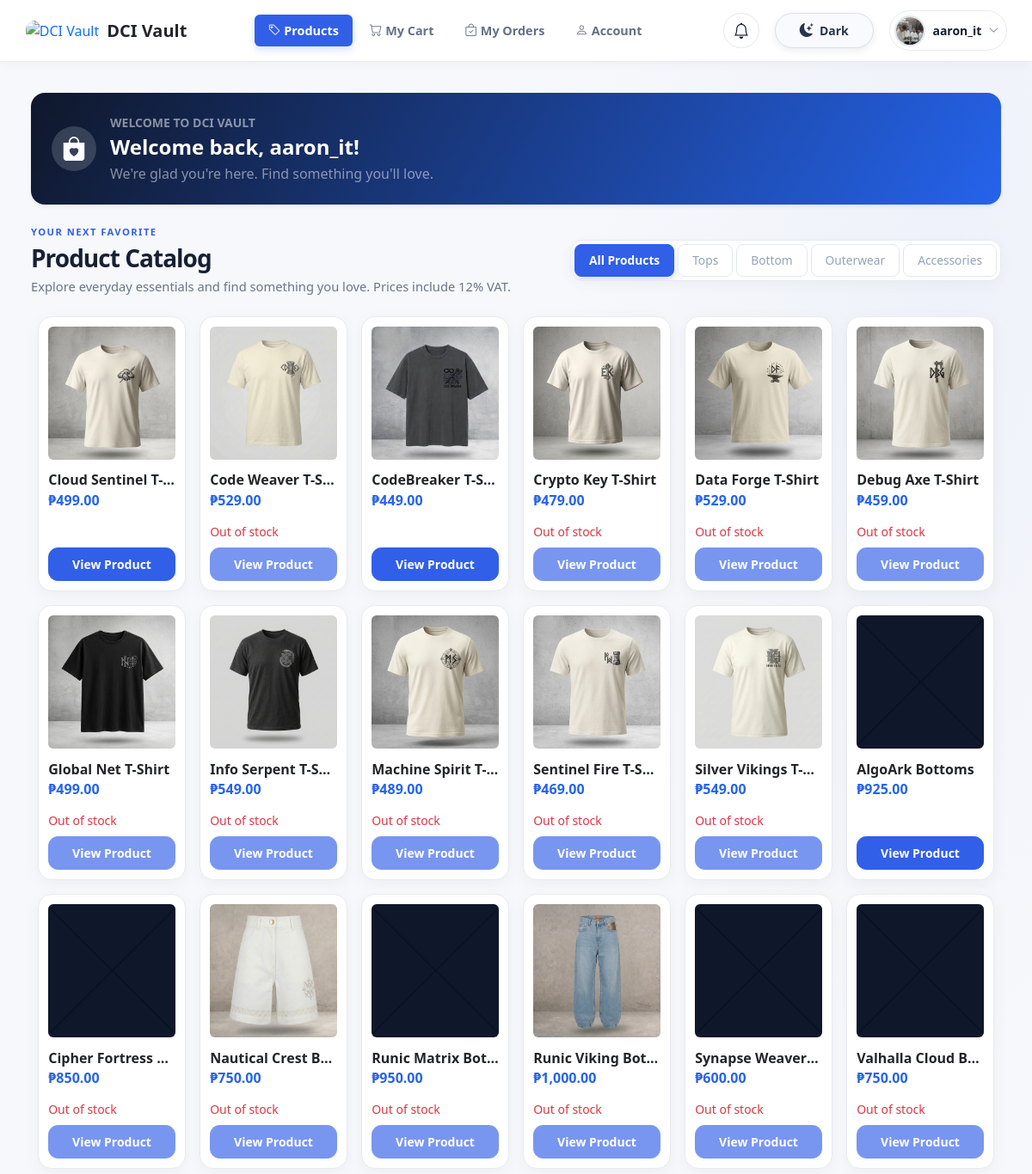
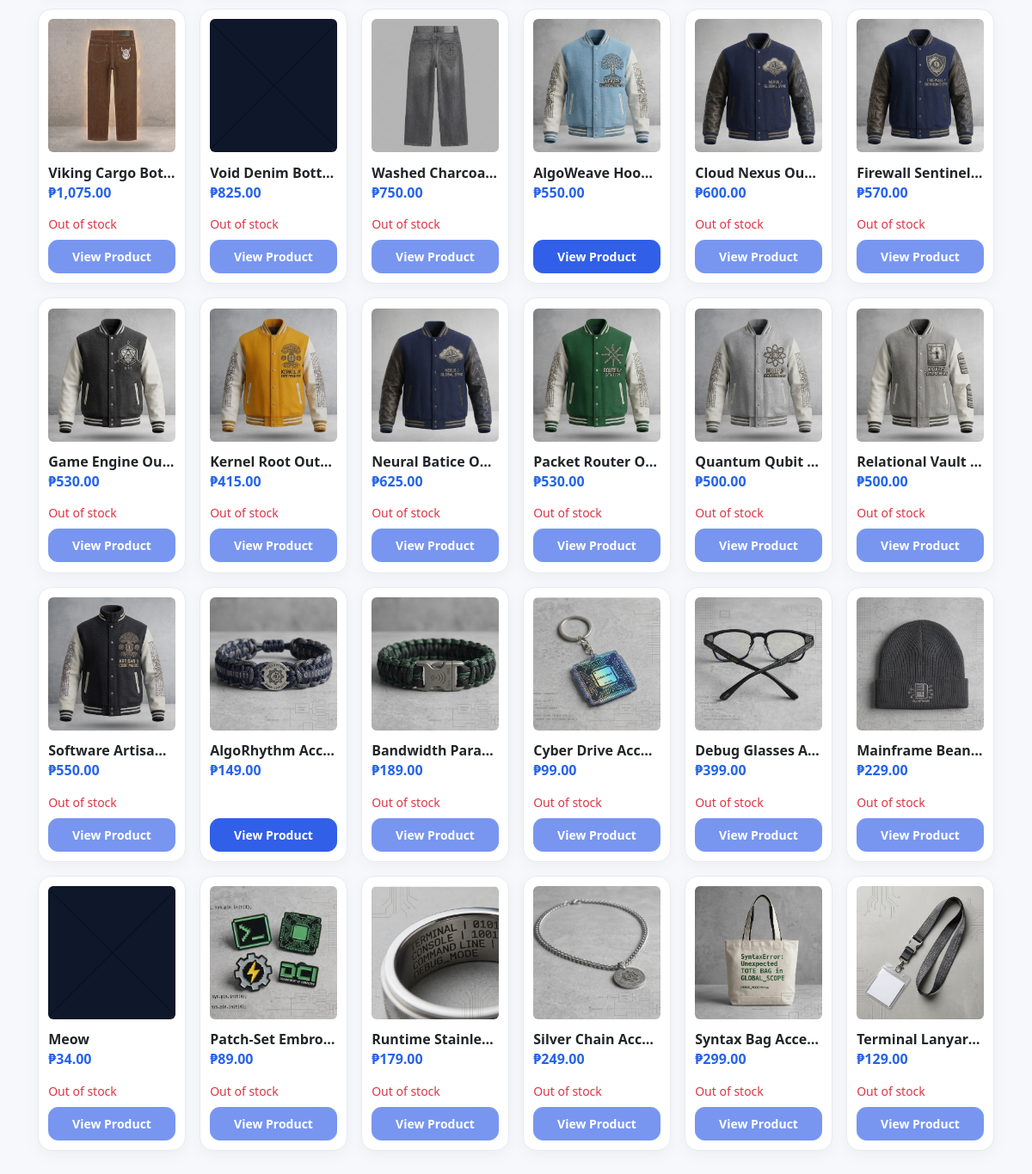
Screenshot of /cstmr-prod.php (signed in) with the database file from the repository (2 pictures, top to bottom).
### tables this page shows
CREATE TABLE `users` (
  `user_id` int(11) NOT NULL,
  `first_name` varchar(100) NOT NULL,
  `middle_name` varchar(100) NOT NULL,
  `last_name` varchar(100) NOT NULL,
  `username` varchar(50) NOT NULL,
  `password` varchar(255) NOT NULL,
  `contact_no` varchar(20) NOT NULL,
  `street` varchar(150) NOT NULL,
  `barangay` varchar(100) NOT NULL,
  `city` varchar(100) NOT NULL,
  `province` varchar(100) NOT NULL,
  `postal` varchar(10) NOT NULL,
  `position` int(11) NOT NULL DEFAULT '1',
  `is_active` tinyint(1) NOT NULL DEFAULT '1',
  `verification_status` enum('Pending','Approved','Rejected') NOT NULL DEFAULT 'Pending',
  `id_document` varchar(64) DEFAULT NULL,
  `avatar` varchar(255) DEFAULT NULL
);

CREATE TABLE `products` (
  `product_id` int(11) NOT NULL,
  `category_id` int(11) NOT NULL,
  `name` varchar(150) NOT NULL,
  `description` text,
  `price` decimal(10,2) NOT NULL COMMENT 'VAT-inclusive retail price; VAT portion is 12/112 of this amount',
  `sku` varchar(60) DEFAULT NULL,
  `is_active` tinyint(1) NOT NULL DEFAULT '1',
  `created_at` timestamp NOT NULL DEFAULT CURRENT_TIMESTAMP,
  `updated_at` timestamp NOT NULL DEFAULT CURRENT_TIMESTAMP ON UPDATE CURRENT_TIMESTAMP
);

CREATE TABLE `product_images` (
  `image_id` int(11) NOT NULL,
  `product_id` int(11) NOT NULL,
  `image_url` varchar(255) NOT NULL,
  `view_label` varchar(40) NOT NULL DEFAULT 'Front',
  `sort_order` int(11) NOT NULL DEFAULT '0'
);

### customer-session.php (called while the page is built, shortened)
<?php
$userId = (int) ($_SESSION['user_id'] ?? 0);
require_once __DIR__ . DIRECTORY_SEPARATOR . 'connect.php';
$headerUserStmt = $conn->prepare(
    'SELECT username, position, is_active, verification_status
     FROM users WHERE user_id = ?'
);
$headerUserStmt->bind_param('i', $userId);
if (!$headerUserStmt->execute()) {
    die('Customer session query error: ' . $headerUserStmt->error);
}
$headerUser = $headerUserStmt->get_result()->fetch_assoc();
$customerHeaderUsername = $headerUser['username'];
$avatarDirectory = __DIR__ . DIRECTORY_SEPARATOR . 'uploads' . DIRECTORY_SEPARATOR . 'avatars';
foreach (['jpg', 'png', 'webp'] as $avatarExtension) {
    $avatarFilename = 'user_' . $userId . '.' . $avatarExtension;
    $avatarPath = $avatarDirectory . DIRECTORY_SEPARATOR . $avatarFilename;
    if (is_file($avatarPath)) {
        $customerAvatarUrl = 'uploads/avatars/' . $avatarFilename . '?v=' . filemtime($avatarPath);
        break;
    }
}
$customerEscape = function ($value) {
    return htmlspecialchars((string) $value, ENT_QUOTES, 'UTF-8');
};

### cstmr-prod.php (the view, shortened to what this page needs)
<?php
require_once 'customer-session.php';
$customerName = trim($customerHeaderUsername);
$profileName = $customerName !== '' ? $customerName : 'Customer';
$welcomeMessage = $customerName !== ''
    ? 'Welcome back, ' . $customerName . '!'
    : 'Welcome to DCI Vault!';
$catalogProducts = [];
$catalogContains = static function ($value, $part) {
    return strpos((string) $value, (string) $part) !== false;
};
$productResult = $conn->query("SELECT p.product_id, p.name, p.description, p.price, c.name AS category_name, c.slug AS category_slug FROM products p JOIN categories c ON c.category_id = p.category_id WHERE p.is_active = 1 AND c.is_active = 1 ORDER BY FIELD(c.slug, 'tshirt', 'bottom', 'outerwear', 'accessory'), p.name");
if ($productResult) {
    while ($product = $productResult->fetch_assoc()) {
        $product['images'] = ['front' => '', 'back' => '', 'side' => ''];
        $product['sizes'] = [];
        $product['variants'] = [];
        $catalogProducts[(int) $product['product_id']] = $product;
    }
}
$imageResult = $conn->query('SELECT product_id, image_url, view_label FROM product_images ORDER BY sort_order, image_id');
if ($imageResult) {
    while ($image = $imageResult->fetch_assoc()) {
        $id = (int) $image['product_id'];
        if (!isset($catalogProducts[$id])) continue;
        $label = strtolower(trim((string) $image['view_label']));
        $url = trim((string) $image['image_url']);
        if ($catalogContains($label, 'front') && $catalogProducts[$id]['images']['front'] === '') $catalogProducts[$id]['images']['front'] = $url;
        elseif ($catalogContains($label, 'back') && $catalogProducts[$id]['images']['back'] === '') $catalogProducts[$id]['images']['back'] = $url;
        elseif (($catalogContains($label, 'side') || $catalogContains($label, '3/4') || $catalogContains($label, 'three quarter') || $catalogContains($label, 'detail') || $catalogContains($label, 'zoom')) && $catalogProducts[$id]['images']['side'] === '') $catalogProducts[$id]['images']['side'] = $url;
    }
}
$variantResult = $conn->query(
    'SELECT product_id, size, SUM(stock_quantity) AS stock_quantity
     FROM product_variants
     WHERE is_active = 1
     GROUP BY product_id, size
     ORDER BY product_id, size'
);
if ($variantResult) {
    while ($variant = $variantResult->fetch_assoc()) {
        $id = (int) $variant['product_id'];
        if (isset($catalogProducts[$id])) {
            $catalogProducts[$id]['sizes'][] = $variant['size'];
            $catalogProducts[$id]['variants'][] = [
                'size' => $variant['size'],
                'stock' => (int) $variant['stock_quantity']
            ];
        }
    }
}
$catalogEscape = static function ($value) {
    return htmlspecialchars((string) $value, ENT_QUOTES, 'UTF-8');
};
?>
<!DOCTYPE html>
<html lang="en">
<head>
    <link href="https://cdn.jsdelivr.net/npm/bootstrap@5.3.3/dist/css/bootstrap.min.css" rel="stylesheet">
    <link rel="stylesheet" href="https://cdn.jsdelivr.net/npm/bootstrap-icons@1.11.3/font/bootstrap-icons.min.css">
    <link rel="stylesheet" href="style/style.css?v=customer-modal-carousel-5">
</head>
<body class="customer-page customer-products-page vh-100 overflow-hidden d-flex flex-column bg-light"
    data-customer-id="<?php echo (int) $userId; ?>">
    <header class="main-header d-flex flex-row align-items-center justify-content-between flex-shrink-0 px-4 py-2 gap-3 bg-white border-bottom">
        <div class="main-name d-flex align-items-center gap-2">
            <a class="text-decoration-none" href="cstmr-prod.php">
                <img src="assets/logo.png" alt="DCI Vault" class="brand-logo">
            </a>
            <a class="text-decoration-none" href="cstmr-prod.php">
                <span class="fw-bold fs-5 text-dark">DCI Vault</span>
            </a>
        </div>
        <nav class="customer-nav d-flex align-items-center gap-1" aria-label="Customer navigation">
            <a class="nav-link px-3 py-2 rounded fw-semibold active text-white" href="cstmr-prod.php" style="background-color: var(--contrast-primary, #2563EB);">
                <i class="bi bi-tag me-1"></i>Products
            </a>
            <a class="nav-link px-3 py-2 rounded text-secondary hover-dark" href="cstmr-cart.php">
                <i class="bi bi-cart me-1"></i>My Cart
            </a>
            <a class="nav-link px-3 py-2 rounded text-secondary hover-dark" href="cstmr-order.php">
                <i class="bi bi-bag-check me-1"></i>My Orders
            </a>
            <a class="nav-link px-3 py-2 rounded text-secondary hover-dark" href="cstmr-account.php">
                <i class="bi bi-person me-1"></i>Account
            </a>
        </nav>
        <?php $notificationRole = 'customer'; require __DIR__ . DIRECTORY_SEPARATOR . 'notification-widget.php'; ?>
        <div class="customer-header-actions d-flex align-items-center gap-2">
            <div class="dropdown">
                <button class="customer-profile-toggle d-flex align-items-center gap-2" type="button" data-bs-toggle="dropdown" aria-expanded="false" aria-label="Open profile menu">
                    <img id="empAvatar" data-session-managed="true" src="<?php echo $customerEscape($customerAvatarUrl); ?>" alt="" class="user-avatar rounded-circle object-fit-cover" width="40" height="40">
                    <span id="userName" data-session-managed="true" class="customer-profile-name"><?php echo $customerEscape($profileName); ?></span>
                    <i class="bi bi-chevron-down customer-profile-chevron" aria-hidden="true"></i>
                </button>
            </div>
        </div>
    </header>
    <div class="d-flex flex-row flex-grow-1 overflow-hidden">
        <main class="main-control customer-main flex-grow-1 d-flex flex-column overflow-y-auto p-4">
            <section class="d-flex align-items-center gap-3 p-4 mb-4 rounded-4 shadow-sm text-white"
                style="background: linear-gradient(120deg, #0F172A, #2563EB);"
                aria-label="Welcome">
                <div class="d-flex align-items-center justify-content-center rounded-circle flex-shrink-0"
                    style="width: 3.25rem; height: 3.25rem; background: rgba(255, 255, 255, 0.16);">
                    <i class="bi bi-bag-heart-fill fs-3" aria-hidden="true"></i>
                </div>
                <div>
                    <p class="mb-1 text-white-50 small fw-semibold">WELCOME TO DCI VAULT</p>
                    <h1 class="h4 mb-1 fw-bold text-white"><?php echo htmlspecialchars($welcomeMessage, ENT_QUOTES, 'UTF-8'); ?></h1>
                    <p class="mb-0 text-white-50">We're glad you're here. Find something you'll love.</p>
                </div>
            </section>
            <div class="d-flex flex-column flex-md-row justify-content-between align-items-md-center gap-3 mb-4">
                <div>
                    <span class="customer-eyebrow">YOUR NEXT FAVORITE</span>
                    <h2 class="h3 fw-bold text-dark m-0">Product Catalog</h2>
                    <p class="customer-page-intro mb-0 mt-1">Explore everyday essentials and find something you love. Prices include 12% VAT.</p>
                </div>
                <ul class="nav nav-pills flex-nowrap gap-1 p-1 bg-white customer-filter" id="categoryFilter" role="tablist" aria-label="Filter products by category">
                    <li class="nav-item" role="presentation">
                        <button class="nav-link btn-sm px-3 py-2 text-dark active" data-bs-toggle="pill"
                            data-category="all">All Products</button>
                    </li>
                    <li class="nav-item" role="presentation">
                        <button class="nav-link btn-sm px-3 py-2 text-dark" data-bs-toggle="pill"
                            data-category="tshirt">Tops</button>
                    </li>
                    <li class="nav-item" role="presentation">
                        <button class="nav-link btn-sm px-3 py-2 text-dark" data-bs-toggle="pill"
                            data-category="bottom">Bottom</button>
                    </li>
                    <li class="nav-item" role="presentation">
                        <button class="nav-link btn-sm px-3 py-2 text-dark" data-bs-toggle="pill"
                            data-category="outerwear">Outerwear</button>
                    </li>
                    <li class="nav-item" role="presentation">
                        <button class="nav-link btn-sm px-3 py-2 text-dark" data-bs-toggle="pill"
                            data-category="accessory">Accessories</button>
                    </li>
                </ul>
            </div>
            <div id="productGrid" class="row g-3">
                <?php if ($catalogProducts): ?>
                    <?php foreach ($catalogProducts as $product): ?>
                        <?php
                        $imageFront = $product['images']['front'];
                        $imageBack = $product['images']['back'];
                        $imageSide = $product['images']['side'];
                        $sizes = implode(',', $product['sizes']);
                        $variants = json_encode($product['variants'], JSON_HEX_APOS | JSON_HEX_QUOT | JSON_HEX_TAG | JSON_HEX_AMP);
                        $hasStock = false;
                        foreach ($product['variants'] as $variant) {
                            if ($variant['stock'] > 0) $hasStock = true;
                        }
                        ?>
                        <div class="col-6 col-md-4 col-lg-3 col-xl-2">
                            <div class="productBox h-100 d-flex flex-column product-card card border-0 shadow-sm p-3 bg-white"
                                data-product-id="<?php echo (int) $product['product_id']; ?>"
                                data-name="<?php echo $catalogEscape($product['name']); ?>"
                                data-category="<?php echo $catalogEscape($product['category_slug'] ?? 'all'); ?>"
                                data-price="<?php echo $catalogEscape($product['price']); ?>"
                                data-description="<?php echo $catalogEscape($product['description'] ?? ''); ?>"
                                data-sizes="<?php echo $catalogEscape($sizes); ?>"
                                data-variants="<?php echo $catalogEscape($variants); ?>"
                                data-img-front="<?php echo $catalogEscape($imageFront); ?>"
                                data-img-back="<?php echo $catalogEscape($imageBack); ?>"
                                data-img-side="<?php echo $catalogEscape($imageSide); ?>">
                                <div class="card-body d-flex flex-column p-0">
                                    <img src="<?php echo $catalogEscape($imageFront); ?>" class="card-img-top object-fit-cover rounded mb-2" alt="<?php echo $catalogEscape($product['name']); ?> front view" style="height: 180px;">
                                    <h4 class="productName fs-6 mb-1 text-truncate fw-semibold text-dark p-0"><?php echo $catalogEscape($product['name']); ?></h4>
                                    <h5 class="productPrice fs-6 mb-3 p-0"><?php echo $catalogEscape($product['price']); ?></h5>
                                    <?php if (!$hasStock): ?><small class="text-danger mb-2">Out of stock</small><?php endif; ?>
                                    <button type="button" class="productBuyButton btn btn-sm mt-auto add-to-cart-btn fw-semibold w-100 m-0" <?php echo $hasStock ? '' : 'disabled'; ?>>View Product</button>
                                </div>
                            </div>
                        </div>
                    <?php endforeach; ?>
                <?php else: ?>
                    <div class="col-12">
                        <div class="alert alert-light border text-secondary mb-0" role="status">No active products are available in the catalog yet.</div>
                    </div>
                <?php endif; ?>
            </div>
        </main>
    </div>
</body>
</html>

### notification-widget.php (shortened to what this page needs)
<?php
$notificationRole = isset($notificationRole) && $notificationRole === 'admin' ? 'admin' : 'customer';
?>
<div class="notification-widget" data-notification-role="<?php echo $notificationRole; ?>">
    <button type="button" class="notification-bell" aria-label="Notifications" aria-expanded="false">
        <i class="bi bi-bell" aria-hidden="true"></i>
    </button>
</div>

### rows the page displays
users: username "aaron_it", username "Welcome back, aaron_it!"
products: shows a picture, name "Cloud Sentinel T-…", price "₱499.00"
products: shows a picture, name "Code Weaver T-S…", price "₱529.00", shows "Out of stock"
products: shows a picture, name "CodeBreaker T-S…", price "₱449.00"
products: shows a picture, name "Crypto Key T-Shirt", price "₱479.00", shows "Out of stock"
products: shows a picture, name "Data Forge T-Shirt", price "₱529.00", shows "Out of stock"
products: shows a picture, name "Debug Axe T-Shirt", price "₱459.00", shows "Out of stock"
products: shows a picture, name "Global Net T-Shirt", price "₱499.00", shows "Out of stock"
products: shows a picture, name "Info Serpent T-S…", price "₱549.00", shows "Out of stock"
products: shows a picture, name "Machine Spirit T-…", price "₱489.00", shows "Out of stock"
products: shows a picture, name "Sentinel Fire T-S…", price "₱469.00", shows "Out of stock"
products: shows a picture, name "Silver Vikings T-S…", price "₱549.00", shows "Out of stock"
products: name "AlgoArk Bottoms", price "₱925.00"
products: name "Cipher Fortress…", price "₱850.00", shows "Out of stock"
products: shows a picture, name "Nautical Crest B…", price "₱750.00", shows "Out of stock"
products: name "Runic Matrix Bot…", price "₱950.00", shows "Out of stock"
products: shows a picture, name "Runic Viking Bot…", price "₱1,000.00", shows "Out of stock"
products: name "Synapse Weaver…", price "₱600.00", shows "Out of stock"
products: name "Valhalla Cloud B…", price "₱750.00", shows "Out of stock"
products: shows a picture, name "Viking Cargo Bot…", price "₱1,075.00", shows "Out of stock"
products: name "Void Denim Bott…", price "₱825.00", shows "Out of stock"
products: product_images.image_url (picture), name "Washed Charcoa…", price "₱750.00", shows "Out of stock"
products: shows a picture, name "AlgoWeave…", price "₱550.00"
products: shows a picture, name "Cloud Nexus Out…", price "₱600.00", shows "Out of stock"
products: shows a picture, name "Firewall Sentinel…", price "₱570.00", shows "Out of stock"
products: shows a picture, name "Game Engine Ou…", price "₱530.00", shows "Out of stock"
products: shows a picture, name "Kernel Root Out…", price "₱415.00", shows "Out of stock"
products: shows a picture, name "Neural Batice O…", price "₱625.00", shows "Out of stock"
products: shows a picture, name "Packet Router O…", price "₱530.00", shows "Out of stock"
products: shows a picture, name "Quantum Qubit…", price "₱500.00", shows "Out of stock"
products: shows a picture, name "Relational Vault…", price "₱500.00", shows "Out of stock"
products: shows a picture, name "Software Artisan…", price "₱550.00", shows "Out of stock"
products: shows a picture, name "AlgoRhythm Acc…", price "₱149.00"
products: shows a picture, name "Bandwidth Para…", price "₱189.00", shows "Out of stock"
products: shows a picture, name "Cyber Drive Acce…", price "₱99.00", shows "Out of stock"
products: product_images.image_url (picture), name "Debug Glasses A…", price "₱399.00", shows "Out of stock"
products: shows a picture, name "Mainframe Bean…", price "₱229.00", shows "Out of stock"
products: name "Meow", price "₱34.00", shows "Out of stock"
products: shows a picture, name "Patch-Set Embro…", price "₱89.00", shows "Out of stock"
products: product_images.image_url (picture), name "Runtime Stainle…", price "₱179.00", shows "Out of stock"
products: shows a picture, name "Silver Chain Acc…", price "₱249.00", shows "Out of stock"
products: shows a picture, name "Syntax Bag Acce…", price "₱299.00", shows "Out of stock"
products: shows a picture, name "Terminal Lanyar…", price "₱129.00", shows "Out of stock"
